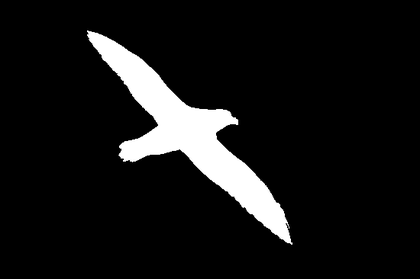
%> input picture assignment-2/1/images/mask1_reduced.bmp, 420 x 279 px, shrunk from 550 x 366 before the run
$ octave myMainScript.m   (GNU Octave 9; MATLAB toolbox functions it lacks are replaced by stand-ins)
%> lines starting %> are read from the running program, lines starting %| are printed output that depends on the picture
### assignment-2/1/code/mySpatiallyVaryingKernel.m
function [D,A] = mySpatiallyVaryingKernel(dth,BW,im)
    D = bwdist(BW);
    D = ((D(:,:) <= dth).*D(:,:)) + ((D(:,:)> dth)*dth);
    D = double(D);
    im_pad = im2double(padarray(im,[2*dth 2*dth],0,'both'));
    %to run over all i,j
    % at each point i,j: multiple the matrix with elements of image and add
    % them
    [rows,cols] = size(D);
    A= zeros(size(im_pad));
    for i = 1:rows
        for j= 1:cols
            if D(i,j)==0
                A(i,j,:)= im_pad(i+(2*dth),j+(2*dth),:);
                continue;
            end
            M_ij = fspecial('disk',D(i,j));
            factor = M_ij(round(end/2),round(end/2));
            r = round(D(i,j)/2);
            A(i,j,:) = sum(sum(im_pad(-r+i+(2*dth):r+i+(2*dth),-r+j+(2*dth):r+j+(2*dth),:).*factor*3));
        end
    end
    A = A(1:rows,1:cols,:);
end

### assignment-2/1/code/myMainScript.m
clear all;
close all;
clc;
imagePath = {'../data/bird_reduced.bmp';'../data/flower.jpg'};
maskPath = {'../images/mask1_reduced.bmp';'../images/mask2.bmp'};
% Question 1_c_i
tic
mask1 = imread(char(maskPath(1))).*1;
%> mask1 is the input picture: size 279x420 uint8; min 0, max 255, mean 21.9
im1 = im2double(imread(char(imagePath(1))));
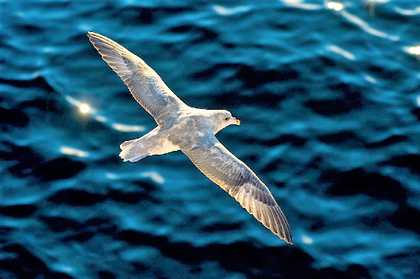
%> input picture assignment-2/1/data/bird_reduced.bmp, 420 x 279 px, shrunk from 550 x 366 before the run
im_fore1 = im1.*mask1;
im_back1 = im1.*((mask1.*-1) + 1);
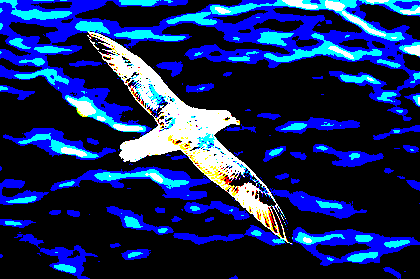
%> im_back1: size 279x420x3 uint8; mean R, G, B 0.0835, 0.162, 0.368; drawn with 1 as white
mask2 = imread(char(maskPath(2))).*1;
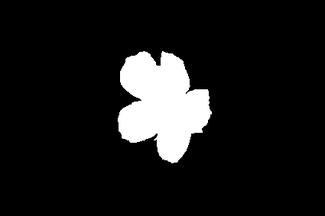
%> input picture assignment-2/1/images/mask2.bmp, 325 x 216 px, shrunk from 425 x 283 before the run
%> mask2 is the input picture: size 216x325 uint8; min 0, max 255, mean 24.9
im2 = im2double(imread(char(imagePath(2))));
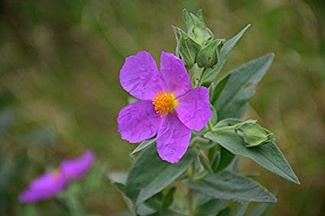
%> input picture assignment-2/1/data/flower.jpg, 325 x 216 px, shrunk from 425 x 283 before the run
im_fore2 = im2.*mask2;
im_back2 = im2.*((mask2.*-1) + 1);
figure(1)
montage({mask1,im_fore1,im_back1,mask2,im_fore2,im_back2});
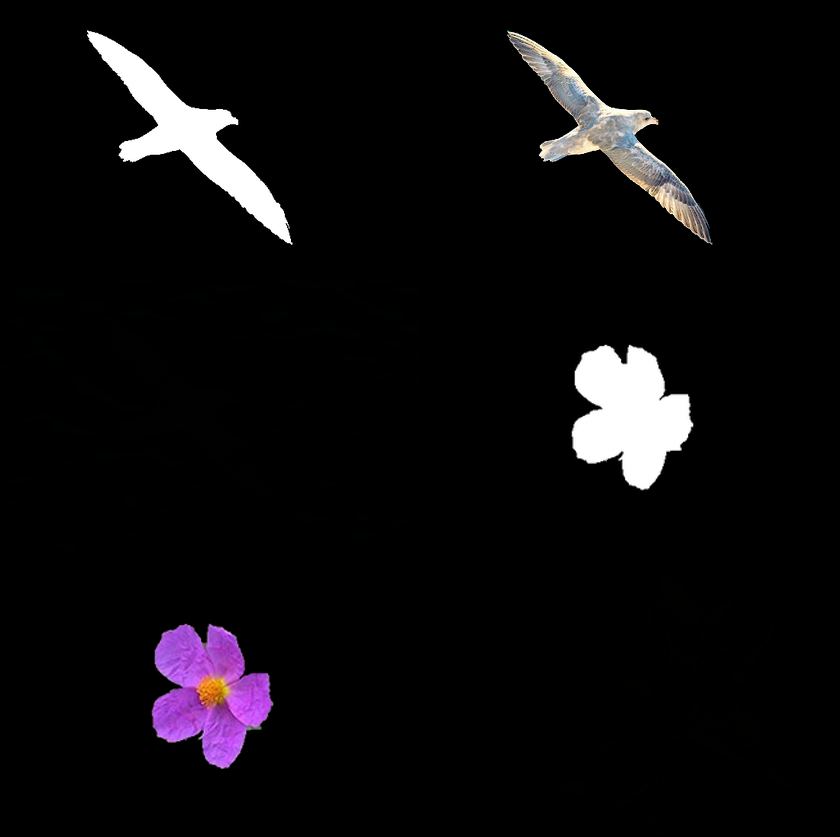
%> displayed picture: size 837x840x3, on the screen's scale of 0 to 255; mean R, G, B 13.1, 11.5, 13.4


% Question 1_c_ii
% this part takes roughly 5 mins to finish

[D1,A1] = mySpatiallyVaryingKernel(40,imread(char(maskPath(1))),imread(char(imagePath(1))));
%> in mySpatiallyVaryingKernel, `D = ((D(:,:) <= dth).*D(:,:)) + ((D(:,:)> dth)*dth);`:
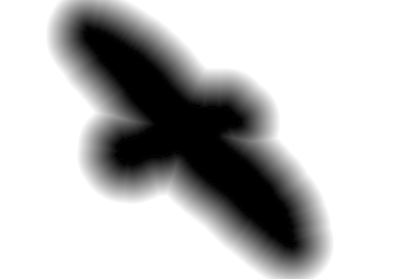
%> D: size 279x420 single; min 0, max 40, mean 30.5; drawn with min black and max white
%> in mySpatiallyVaryingKernel, `im_pad = im2double(padarray(im,[2*dth 2*dth],0,'both'));`:
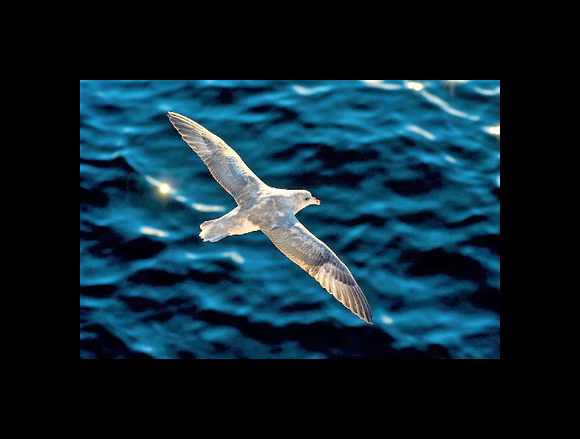
%> im_pad: size 439x580x3 double; mean R, G, B 0.0515, 0.145, 0.191
%> the run ends on the next line
